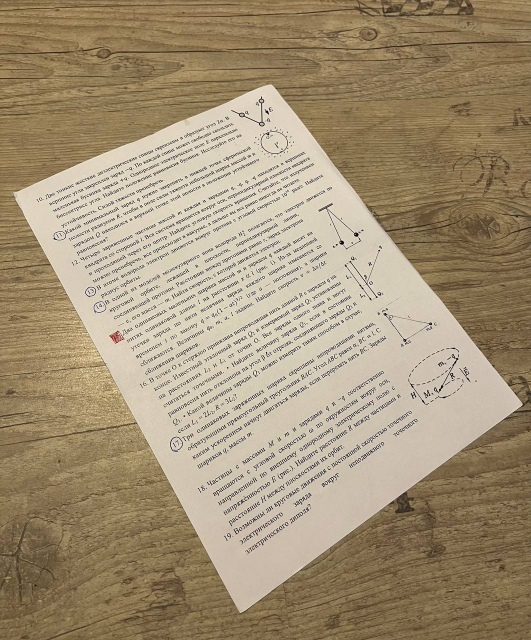
//> input picture CppDocScanner/test1_img.jpg, 1061 x 1280 px (shown at 1/2 size)
$ ./main   (built with g++ and OpenCV 4)
//> lines starting //> are read from the running program, lines starting //| are printed output that depends on the picture; after the words box and inside, x2 and y2 are one past the last pixel; in counts of white or black regions, pixels touching at a corner belong together
#include <opencv2/imgcodecs.hpp>
#include <opencv2/highgui.hpp>
#include <opencv2/imgproc.hpp>
#include <iostream>

using namespace cv;
using namespace std;

Mat imgOrig;
Mat imgGray;
Mat imgBlur;
Mat imgCanny;
Mat imgDil;
Mat imgWarp;

Mat preProcessinrgImg(Mat img2proc)
{
	Mat imgBlur2;
	Mat imgCanny2;
	Mat imgBlur3;
	Mat imgCanny3;

	cvtColor(img2proc, imgGray, COLOR_BGR2GRAY);
	bilateralFilter(imgGray, imgBlur, 10, 100, 100);
	Canny(imgBlur, imgCanny, 90, 180);
	GaussianBlur(imgCanny, imgBlur2, Size(1, 1), 2, 0);
	GaussianBlur(imgBlur2, imgBlur3, Size(1, 1), 2, 0);
	Canny(imgBlur3, imgCanny2, 40, 100);
	//Canny(imgCanny2, imgCanny3, 10, 60);

	Mat kernel = getStructuringElement(MORPH_RECT, Size(3, 3));
	dilate(imgCanny2, imgDil, kernel);

	return imgDil;
}

vector<Point> getContoursImg(Mat image2fc)
{
	vector<vector<Point>> contours;
	vector<Vec4i> hierarchy;

	findContours(image2fc, contours, hierarchy, RETR_EXTERNAL, CHAIN_APPROX_SIMPLE);
	vector<vector<Point>> conPolygon(contours.size());
	vector<Rect> boundRectangle(contours.size());
	vector<Point> bOne;
	int maxArea = 0;

	for (int i = 0; i < contours.size(); i++)
	{
		int area = contourArea(contours[i]);
		string objectType;

		if (area > 1000)
		{
			float peri = arcLength(contours[i], true);
			approxPolyDP(contours[i], conPolygon[i], 0.03 * peri, true);

			if (area > maxArea && conPolygon[i].size() == 4)
			{
				bOne = { conPolygon[i][0], conPolygon[i][1], conPolygon[i][2], conPolygon[i][3] };
				maxArea = area;
			}
		}
	}
	return bOne;
}

void drawPoints(vector<Point> points, Scalar color)
{
	for (int i = 0; i < points.size(); i++)
	{
		circle(imgOrig, points[i], 5, color, FILLED);
		putText(imgOrig, to_string(i), points[i], FONT_HERSHEY_PLAIN, 3, color, 5);
	}
}

vector<Point> reorderPoints(vector<Point> points)
{
	vector<Point> newPoints;
	vector<int> summarizedPoints;
	vector<int> substractedPoints;

	for (int i = 0; i < 4; i++)
	{
		summarizedPoints.push_back(points[i].x + points[i].y);
		substractedPoints.push_back(points[i].x - points[i].y);
	}

	newPoints.push_back(points[min_element(summarizedPoints.begin(), summarizedPoints.end()) - summarizedPoints.begin()]); //0
	newPoints.push_back(points[max_element(substractedPoints.begin(), substractedPoints.end()) - substractedPoints.begin()]); //1
	newPoints.push_back(points[min_element(substractedPoints.begin(), substractedPoints.end()) - substractedPoints.begin()]); //2
	newPoints.push_back(points[max_element(summarizedPoints.begin(), summarizedPoints.end()) - summarizedPoints.begin()]); //3

	return newPoints;
}

Mat getWarp(Mat img, vector<Point> points, float w, float h)
{
	Point2f src[4] = { points[0],points[1],points[2],points[3] };
	Point2f dst[4] = { {0.0f,0.0f},{w,0.0f},{0.0f,h},{w,h} };

	Mat matrix = getPerspectiveTransform(src, dst);
	warpPerspective(img, imgWarp, matrix, Point(w, h));

	return imgWarp;
}

void fileSave(Mat imgWarp)
{
	imwrite("ScannedDocument.jpg", imgWarp);
}

void main()
{
	float wA4 = 768;
	float hA4 = 1024;
	string path = "test1_img.jpg";
	imgOrig = imread(path);
//> imgOrig is the input picture: 1280 rows x 1061 cols, CV_8UC3; mean B, G, R 118.8, 146.5, 163.2
	resize(imgOrig, imgOrig, Size(768, 1024));
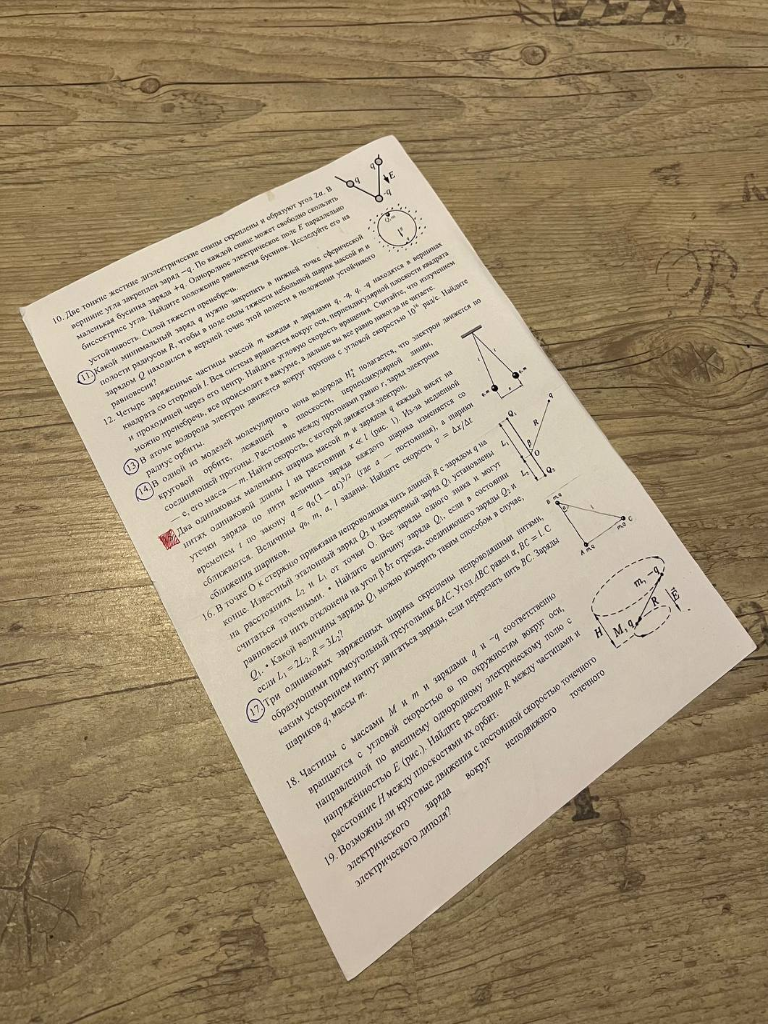
//> imgOrig: 1024 rows x 768 cols, CV_8UC3; mean B, G, R 118.7, 146.4, 163

	Mat imgNew = preProcessinrgImg(imgOrig);
//> in preProcessinrgImg, `cvtColor(img2proc, imgGray, COLOR_BGR2GRAY);`:
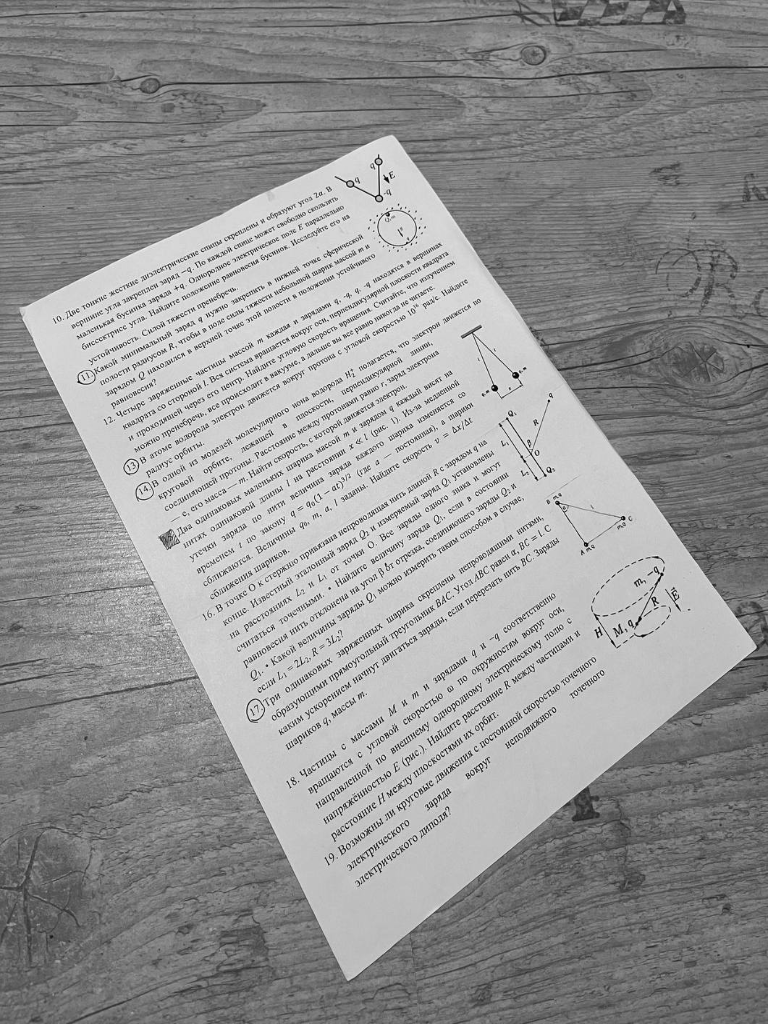
//> imgGray: 1024 rows x 768 cols, CV_8UC1; min 3, max 254, mean 148.2
//> in preProcessinrgImg, `bilateralFilter(imgGray, imgBlur, 10, 100, 100);`:
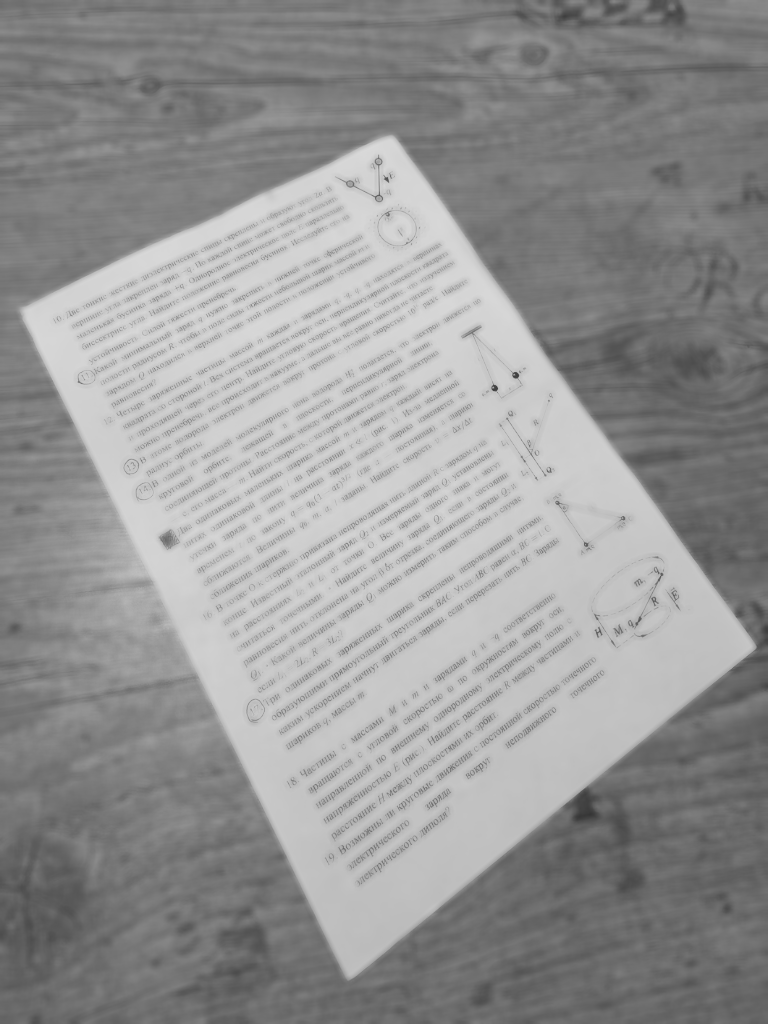
//> imgBlur: 1024 rows x 768 cols, CV_8UC1; min 53, max 217, mean 149
//> in preProcessinrgImg, `Canny(imgBlur, imgCanny, 90, 180);`:
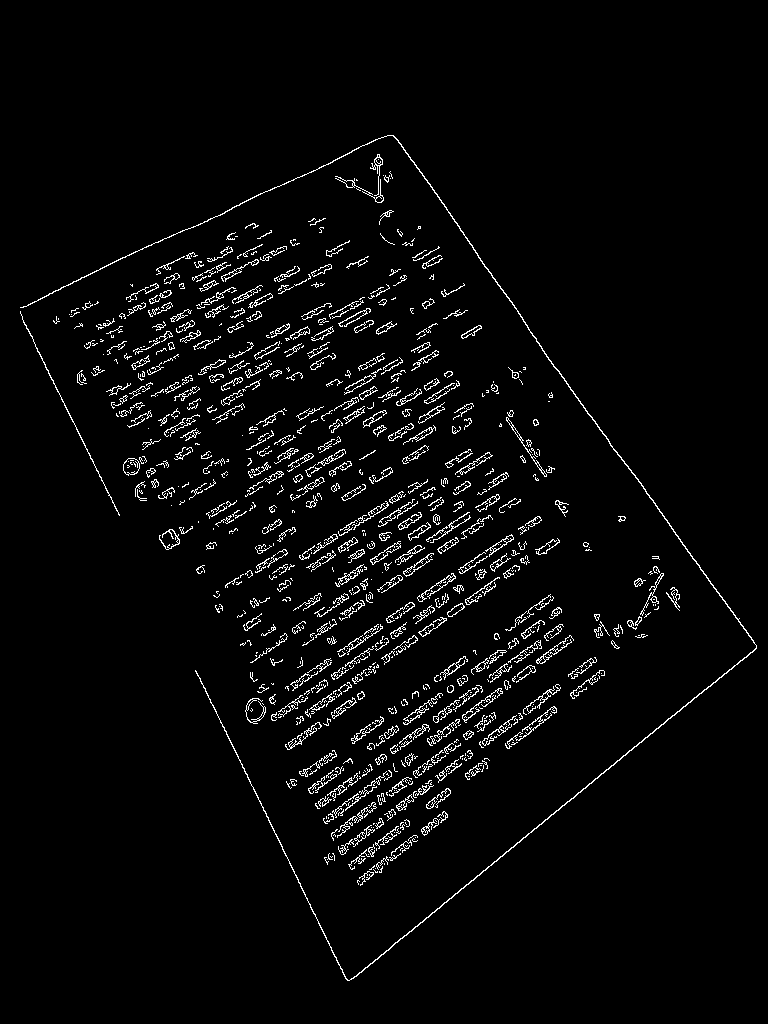
//> imgCanny: 1024 rows x 768 cols, CV_8UC1; 3.4% white in thin lines or dots, all inside (x1, y1, x2, y2) = (20, 135, 757, 981)
//> in preProcessinrgImg, `Canny(imgBlur3, imgCanny2, 40, 100);`:
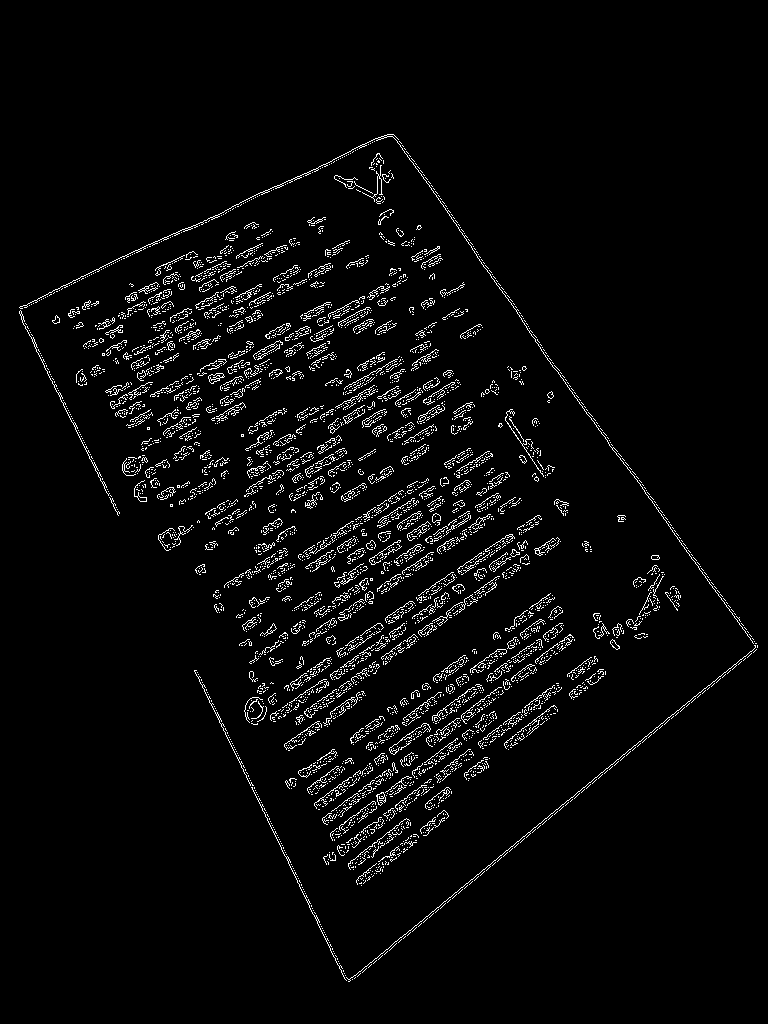
//> imgCanny2: 1024 rows x 768 cols, CV_8UC1; 3.6% white in thin lines or dots, all inside (x1, y1, x2, y2) = (19, 134, 758, 982)
//> in preProcessinrgImg, `dilate(imgCanny2, imgDil, kernel);`:
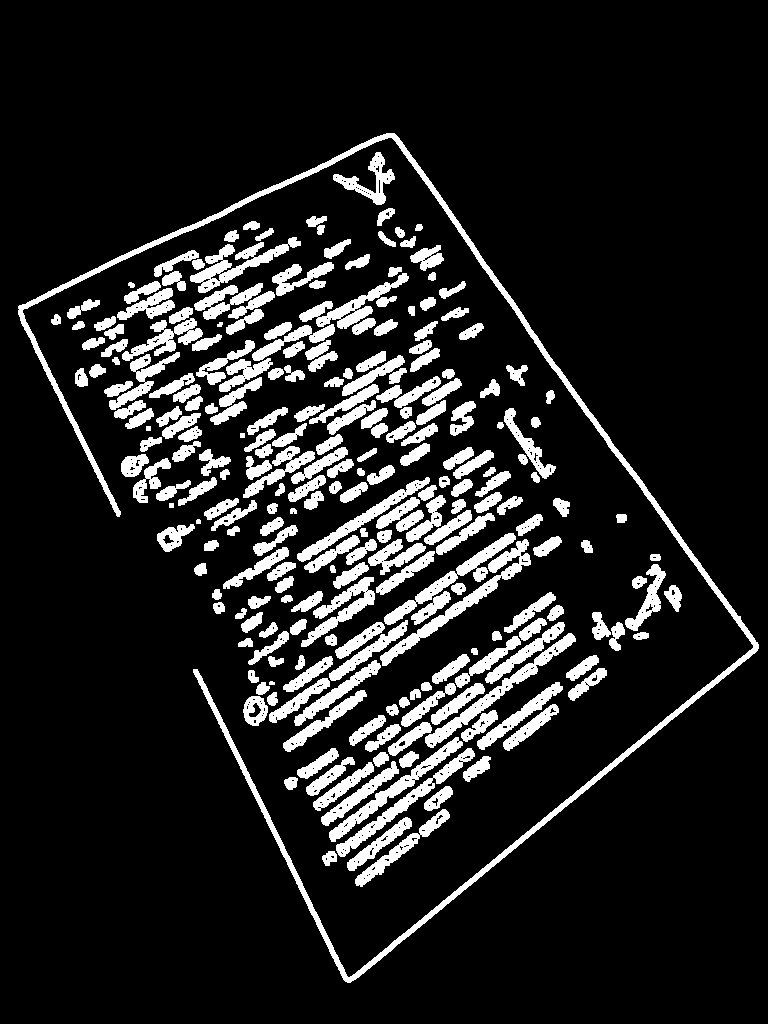
//> imgDil: 1024 rows x 768 cols, CV_8UC1; 13.1% white; 250 white regions
	vector<Point> initialPoints = getContoursImg(imgNew);
//> in getContoursImg, `findContours(image2fc, contours, hierarchy, RETR_EXTERNAL, CHAIN_APPRO..`: contours = 250 contours, 6 with area under 20; largest, box (x1, y1, x2, y2) and area: (18, 133, 759, 983) 9989, (380, 539, 531, 666) 2044, (425, 633, 576, 748) 1782, (190, 237, 301, 293) 1647, (336, 748, 475, 857) 1623
//> in getContoursImg, `vector<vector<Point>> conPolygon(contours.size());`: conPolygon = 250 empty contours
//> the loop in getContoursImg, `for (int i = 0; i < contours.size(); i++)` made 250 passes
//> (area, peri) on passes 3, 12, 14, 45, 69, 82, 87, 118, 211, 228, 238, 250: (1126, 293), (1623, 425.8), (1614, 400.4), (1781, 448.8), (1338, 414.4), (2043, 583.7), (1572, 431), (1314, 361.7), (1083, 404.6), (1411, 419.7), (1647, 531.4), (9989, 4560.2)
//> area on passes 1, 2, 4, 5, 6, 7: 134, 786, 329, 118, 686, 908
//> after the loop in getContoursImg, `for (int i = 0; i < contours.size(); i++)`: maxArea = 0
	vector<Point> rePoints;
	//cout << initialPoints << endl;
	//drawPoints(initialPoints, Scalar(0, 0, 255));
//> (the run ends here: the program crashes, at `summarizedPoints.push_back(points[i].x + points[i].y);`)
